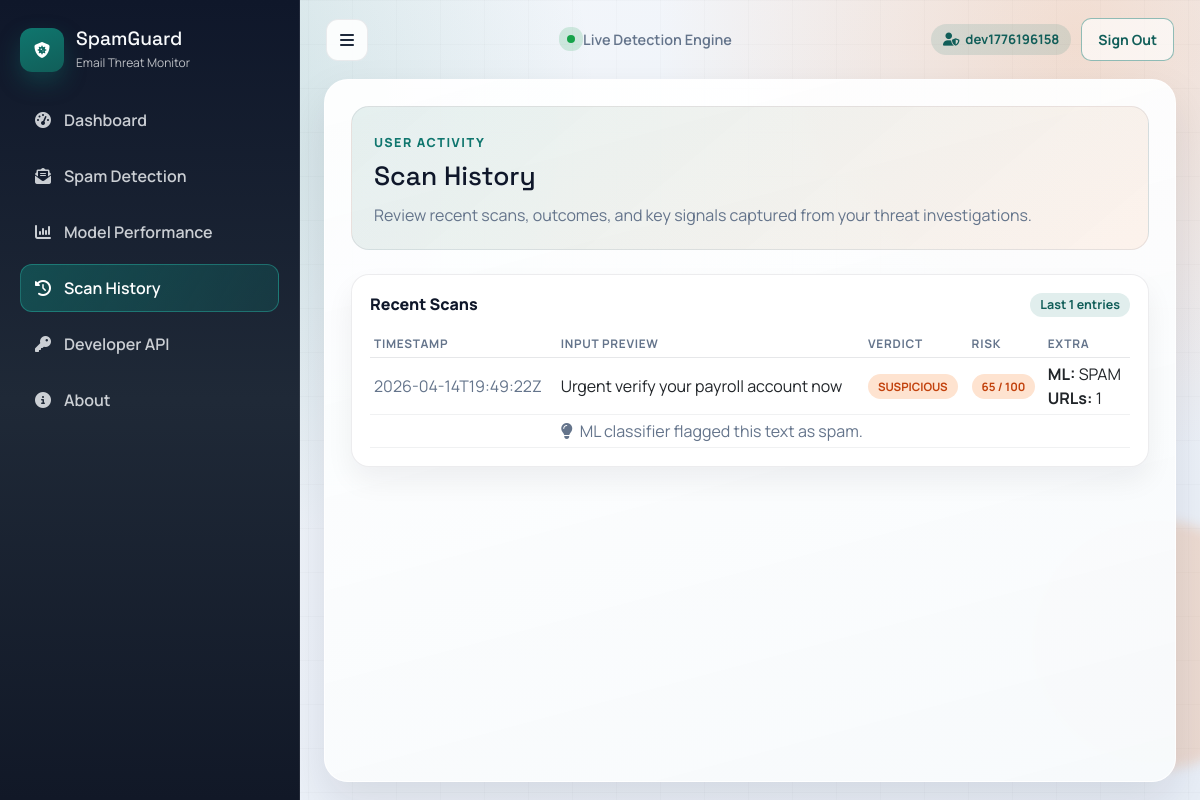
Screenshot of /history (signed in) with the database file from the repository.
### tables this page shows
CREATE TABLE users (
                id INTEGER PRIMARY KEY AUTOINCREMENT,
                username TEXT NOT NULL UNIQUE,
                email TEXT NOT NULL UNIQUE,
                password_hash TEXT NOT NULL,
                created_at TEXT NOT NULL
            );

CREATE TABLE scan_history (
                id INTEGER PRIMARY KEY AUTOINCREMENT,
                user_id INTEGER NOT NULL,
                input_text TEXT,
                input_url TEXT,
                verdict TEXT NOT NULL,
                risk_score INTEGER NOT NULL,
                risk_level TEXT NOT NULL,
                prediction TEXT,
                top_explanation TEXT,
                super_scan INTEGER NOT NULL DEFAULT 0,
                checked_urls INTEGER NOT NULL DEFAULT 0,
                created_at TEXT NOT NULL,
                FOREIGN KEY(user_id) REFERENCES users(id) ON DELETE CASCADE
            );

### app.py (the view)
@app.route('/history')
@login_required
def history():
    connection = _get_db_connection()
    try:
        rows = connection.execute(
            '''
            SELECT
                id,
                input_text,
                input_url,
                verdict,
                risk_score,
                risk_level,
                prediction,
                top_explanation,
                super_scan,
                checked_urls,
                created_at
            FROM scan_history
            WHERE user_id = ?
            ORDER BY created_at DESC
            LIMIT ?;
            ''',
            (int(g.current_user['id']), SCAN_HISTORY_LIMIT)
        ).fetchall()
    finally:
        connection.close()
    return render_template('history.html', history_rows=rows)

### app.py (called while the page is built)
def _get_db_connection():
    connection = sqlite3.connect(DATABASE_PATH)
    connection.row_factory = sqlite3.Row
    connection.execute('PRAGMA foreign_keys = ON;')
    return connection

def _get_user_by_id(user_id):
    connection = _get_db_connection()
    try:
        row = connection.execute(
            'SELECT id, username, email, created_at FROM users WHERE id = ?;',
            (user_id,)
        ).fetchone()
        return row
    finally:
        connection.close()

def login_required(view_function):
    @wraps(view_function)
    def wrapped_view(*args, **kwargs):
        if g.current_user is None:
            flash('Please sign in to access this page.', 'warning')
            return redirect(url_for('login', next=request.path))
        return view_function(*args, **kwargs)
    return wrapped_view

@app.before_request
def _load_current_user():
    user_id = session.get('user_id')
    g.current_user = _get_user_by_id(user_id) if user_id else None

### templates/history.html (shortened to what this page needs)
{% extends "base.html" %}
{% block content %}
<section class="hero-panel reveal mb-4">
    <div>
        <p class="eyebrow">User Activity</p>
        <h2 class="page-title">Scan History</h2>
        <p class="page-subtitle">Review recent scans, outcomes, and key signals captured from your threat investigations.</p>
    </div>
</section>
<article class="soft-card reveal">
    <div class="card-title-row">
        <h3>Recent Scans</h3>
        <span class="inline-badge badge-info">Last {{ history_rows|length }} entries</span>
    </div>
    {% if history_rows %}
    <div class="table-responsive bulk-scroll-table">
        <table class="table table-sm mb-0">
            <thead>
                <tr>
                    <th>Timestamp</th>
                    <th>Input Preview</th>
                    <th>Verdict</th>
                    <th>Risk</th>
                    <th>Extra</th>
                </tr>
            </thead>
            <tbody>
                {% for row in history_rows %}
                {% set level = row['risk_level']|lower %}
                <tr>
                    <td>
                        <span class="text-muted">{{ row['created_at'] }}</span>
                    </td>
                    <td>
                        {% if row['input_text'] %}
                            {{ row['input_text'][:120] }}{% if row['input_text']|length > 120 %}...{% endif %}
                        {% elif row['input_url'] %}
                            <span class="break-all">{{ row['input_url'] }}</span>
                        {% else %}
                            <span class="text-muted">No input preview</span>
                        {% endif %}
                    </td>
                    <td>
                        <span class="pill {% if row['verdict'] == 'likely_scam' %}pill-danger{% elif row['verdict'] == 'suspicious' %}pill-warning{% else %}pill-success{% endif %}">
                            {{ row['verdict']|replace('_', ' ')|upper }}
                        </span>
                    </td>
                    <td>
                        <span class="pill {% if level == 'high' %}pill-danger{% elif level == 'medium' %}pill-warning{% else %}pill-success{% endif %}">
                            {{ row['risk_score'] }} / 100
                        </span>
                    </td>
                    <td>
                        {% if row['prediction'] %}
                        <div><strong>ML:</strong> {{ row['prediction']|upper }}</div>
                        {% endif %}
                        <div><strong>URLs:</strong> {{ row['checked_urls'] }}</div>
                    </td>
                </tr>
                {% if row['top_explanation'] %}
                <tr>
                    <td></td>
                    <td colspan="4" class="text-muted">
                        <i class="fas fa-lightbulb me-1"></i>
                        {{ row['top_explanation'] }}
                    </td>
                </tr>
                {% endif %}
                {% endfor %}
            </tbody>
        </table>
    </div>
    {% endif %}
</article>
{% endblock %}

### templates/base.html (shortened to what this page needs)
<!DOCTYPE html>
<html lang="en">
<head>
    <link href="https://cdn.jsdelivr.net/npm/bootstrap@5.3.0/dist/css/bootstrap.min.css" rel="stylesheet">
    <link href="https://cdnjs.cloudflare.com/ajax/libs/font-awesome/6.4.0/css/all.min.css" rel="stylesheet">
    <link href="{{ url_for('static', filename='style.css') }}" rel="stylesheet">
</head>
<body>
    <div class="bg-orb orb-one" aria-hidden="true"></div>
    <div class="bg-orb orb-two" aria-hidden="true"></div>
    <div class="app-shell" id="wrapper">
        <aside id="sidebar-wrapper" class="sidebar-panel">
            <a href="{{ url_for('dashboard') }}" class="brand-block text-decoration-none">
                <span class="brand-icon"><i class="fas fa-shield-virus"></i></span>
                <div>
                    <h1>SpamGuard</h1>
                    <p>Email Threat Monitor</p>
                </div>
            </a>
            <nav class="nav-list">
                <a href="{{ url_for('dashboard') }}" class="nav-item {% if request.endpoint == 'dashboard' %}active{% endif %}">
                    <i class="fas fa-gauge-high"></i>
                    <span>Dashboard</span>
                </a>
                <a href="{{ url_for('detection') }}" class="nav-item {% if request.endpoint == 'detection' %}active{% endif %}">
                    <i class="fas fa-envelope-open-text"></i>
                    <span>Spam Detection</span>
                </a>
                <a href="{{ url_for('performance') }}" class="nav-item {% if request.endpoint == 'performance' %}active{% endif %}">
                    <i class="fas fa-chart-column"></i>
                    <span>Model Performance</span>
                </a>
                {% if g.current_user %}
                <a href="{{ url_for('history') }}" class="nav-item {% if request.endpoint == 'history' %}active{% endif %}">
                    <i class="fas fa-clock-rotate-left"></i>
                    <span>Scan History</span>
                </a>
                <a href="{{ url_for('developer_dashboard') }}" class="nav-item {% if request.endpoint == 'developer_dashboard' %}active{% endif %}">
                    <i class="fas fa-key"></i>
                    <span>Developer API</span>
                </a>
                {% endif %}
                <a href="{{ url_for('about') }}" class="nav-item {% if request.endpoint == 'about' %}active{% endif %}">
                    <i class="fas fa-circle-info"></i>
                    <span>About</span>
                </a>
            </nav>
        </aside>
        <div id="page-content-wrapper" class="content-panel">
            <header class="topbar">
                <button class="icon-btn" id="sidebarToggle" aria-label="Toggle menu">
                    <i class="fas fa-bars"></i>
                </button>
                <div class="topbar-meta">
                    <span class="status-dot"></span>
                    <span>Live Detection Engine</span>
                </div>
                <div class="topbar-actions">
                    {% if g.current_user %}
                    <span class="user-chip">
                        <i class="fas fa-user-shield"></i>
                        {{ g.current_user['username'] }}
                    </span>
                    <form action="{{ url_for('logout') }}" method="post" class="d-inline">
                        <button type="submit" class="btn btn-outline-brand btn-sm">Sign Out</button>
                    </form>
                    {% else %}
                    <a href="{{ url_for('login') }}" class="btn btn-outline-brand btn-sm">Sign In</a>
                    <a href="{{ url_for('register') }}" class="btn btn-brand btn-sm">Create Account</a>
                    {% endif %}
                </div>
            </header>
            <main class="page-frame">
                {% block content %}{% endblock %}
            </main>
        </div>
    </div>
</body>
</html>

### rows the page displays
users: current_user.username "dev1776196158"
scan_history: created_at "2026-04-14T19:49:22Z", input_text "Urgent verify your payroll account now", verdict "SUSPICIOUS", risk_score "65", prediction "SPAM", checked_urls "1", top_explanation "ML classifier flagged this text as spam."

### other values shown
{{ history_rows|length }} "1"
